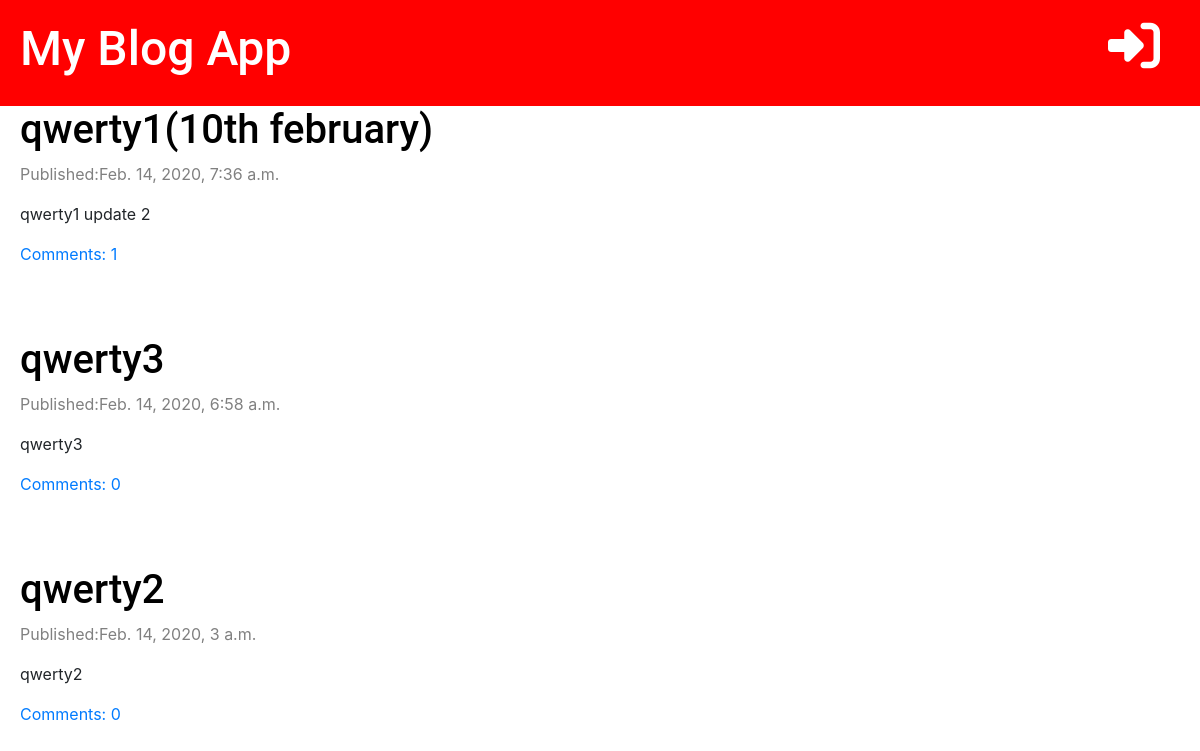
The page / on the database its author committed.
### my_site/models.py (models this page shows, shortened)
class Post(models.Model):
    author= models.ForeignKey('auth.User', on_delete=models.CASCADE)
    title=models.CharField(max_length=200)
    text=models.TextField()
    created_date=models.DateTimeField(default=timezone.now)
    published_date= models.DateTimeField(blank=True, null=True)
    def approved_comments(self):
        return self.comments.filter(approved=True)

### my_site/views.py (the view)
# urls.py: path('',views.post_list,name='post_list'),
def post_list(request):
    posts=Post.objects.filter(published_date__lte=timezone.now()).order_by('-published_date')
    stuff_for_frontend={'posts': posts}
    return render(request,'my_site/post_list.html',stuff_for_frontend)

### templates/my_site/post_list.html (shortened to what this page needs)
{% extends 'base.html' %}
{% block content %}
{% for post in posts %}
    <div class="post">
        <h1><a href="{% url 'post_detail' pk=post.pk %}">{{ post.title }}</a></h1>
        <div class="date">
            <p>Published:{{ post.published_date }}</p>
        </div>
        <p>{{ post.text|truncatechars:50|linebreaksbr }}</p>
        <a href="{% url 'post_detail' pk=post.pk %}">Comments: {{ post.approved_comments.count }}</a>
    </div>
{% endfor %}
{% endblock %}

### static/css/blog.css (style rules this page uses)
h1,h2,h3 { font-family: 'Roboto', 'inherit', 'Droid Sans', serif; font-size: 48px; }
.date { color: gray; }
.post { margin-bottom: 70px; }
.post h1 a { color: black; }

### rows shown on the page
Post: title "qwerty1(10th february)", published_date "Feb. 14, 2020, 7:36 a.m.", text "qwerty1 update 2", approved_comments.count "1"
Post: title "qwerty3", published_date "Feb. 14, 2020, 6:58 a.m.", text "qwerty3", approved_comments.count "0"
Post: title "qwerty2", published_date "Feb. 14, 2020, 3 a.m.", text "qwerty2", approved_comments.count "0"
